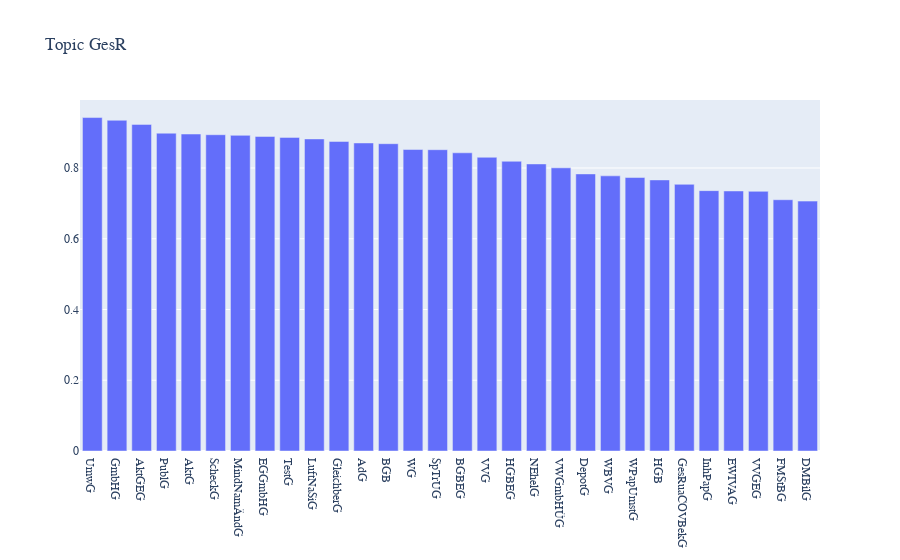
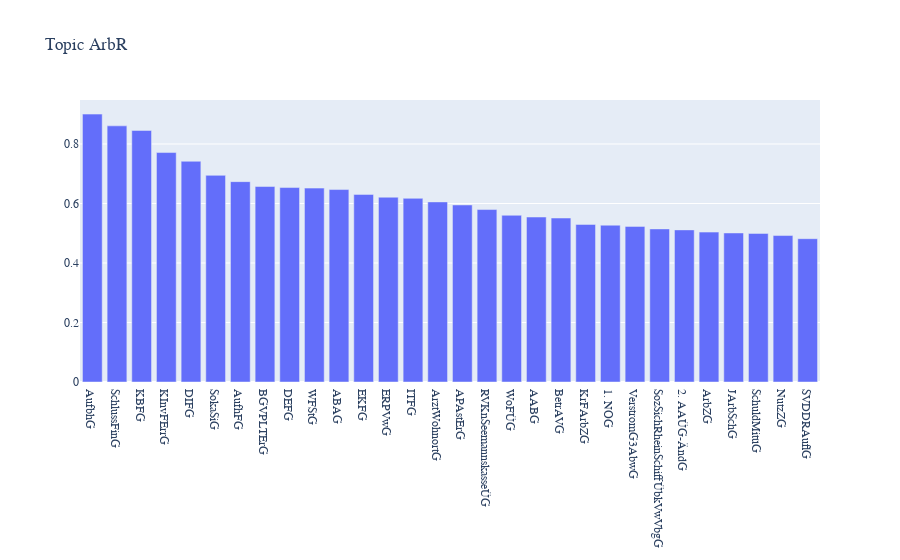
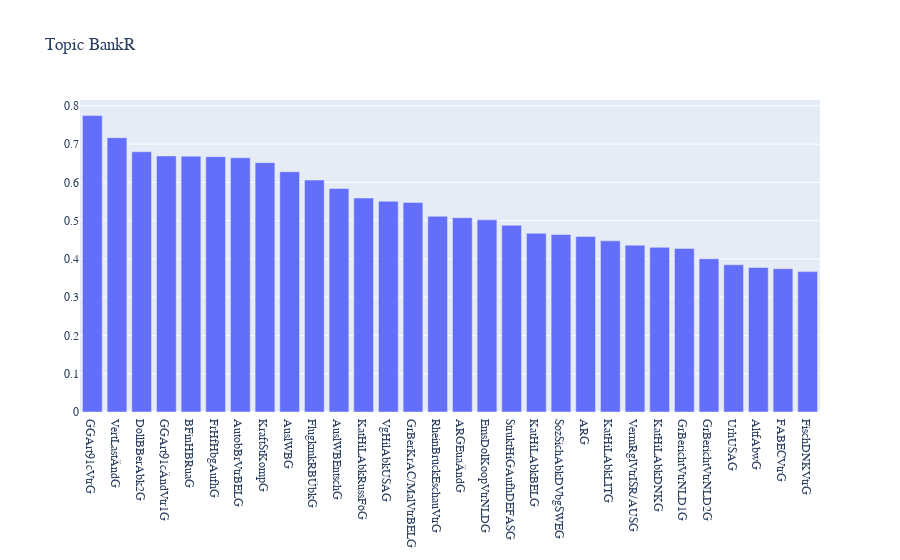

The cell these charts' notebook holds for them, in order:
### Code cell
plot_topic("GesR")
plot_topic("ArbR")
plot_topic("BankR")
plot_topic("UmweltR")
plot_topic("StrafR")
plot_topic("SteuerR")

### Figure 1 — Plotly figure (JSON) as saved in the notebook; plotly's stock layout.template omitted (floating-point values rounded to 4 significant figures)
{"data": [{"name": "GesR", "type": "bar", "x": ["UmwG", "GmbHG", "AktGEG", "PublG", "AktG", "ScheckG", "MindNamÄndG", "EGGmbHG", "TestG", "LuftNaSiG", "GleichberG", "AdG", "BGB", "WG", "SpTrUG", "BGBEG", "VVG", "HGBEG", "NEhelG", "VWGmbHÜG", "DepotG", "WBVG", "WPapUmstG", "HGB", "GesRuaCOVBekG", "InhPapG", "EWIVAG", "VVGEG", "FMStBG", "DMBilG"], "y": [0.9426, 0.9349, 0.9233, 0.8984, 0.896, 0.8941, 0.8923, 0.8892, 0.8865, 0.8822, 0.8751, 0.8708, 0.8687, 0.8522, 0.8518, 0.843, 0.8303, 0.819, 0.8115, 0.8005, 0.7833, 0.7778, 0.7731, 0.7663, 0.7538, 0.736, 0.735, 0.734, 0.7103, 0.7064]}], "layout": {"barmode": "stack", "font": {"family": "Arial"}, "title": {"text": "Topic GesR"}}}

### Figure 2 — Plotly figure (JSON) as saved in the notebook; plotly's stock layout.template omitted (floating-point values rounded to 4 significant figures)
{"data": [{"name": "ArbR", "type": "bar", "x": ["AufbhG", "SchlussFinG", "KBFG", "KInvFErrG", "DIFG", "SokaSiG", "AufhFG", "BGVPLTErG", "DEFG", "WFStG", "ABAG", "EKFG", "ERPVwG", "ITFG", "ArztWohnortG", "APAstErG", "RVKnSeemannskasseÜG", "WoFÜG", "AABG", "BetrAVG", "KrFArbZG", "1. NOG", "VerstromG3AbwG", "SozSichRheinSchiffÜbkVwVbgG", "2. AAÜG-ÄndG", "ArbZG", "JArbSchG", "SchuldMitüG", "NutzZG", "SVDDRAuflG"], "y": [0.9005, 0.861, 0.8456, 0.7713, 0.7419, 0.6946, 0.6735, 0.6571, 0.6536, 0.6517, 0.6469, 0.6306, 0.6211, 0.6174, 0.6054, 0.5951, 0.5797, 0.5604, 0.5545, 0.5512, 0.5297, 0.5271, 0.5231, 0.5146, 0.5113, 0.5039, 0.501, 0.4995, 0.4923, 0.4817]}], "layout": {"barmode": "stack", "font": {"family": "Arial"}, "title": {"text": "Topic ArbR"}}}

### Figure 3 — Plotly figure (JSON) as saved in the notebook; plotly's stock layout.template omitted (floating-point values rounded to 4 significant figures)
{"data": [{"name": "BankR", "type": "bar", "x": ["GGArt91cVtrG", "VertLastÄndG", "DollBBerAbk2G", "GGArt91cÄndVtr1G", "BFinHBRuaG", "FrHfHbgAufhG", "AutobBrVtrBELG", "KraftStKompG", "AuslWBG", "FlugkmkRBÜbkG", "AuslWBEntschG", "KatHiLAbkRussFöG", "VgHilAbkUSAG", "GrBerKrAC/MalVtrBELG", "RheinBrückEschauVtrG", "ARGEuaÄndG", "EmsDolKoopVtrNLDG", "StruktHiGAufhDEFASG", "KatHiLAbkBELG", "SozSichAbkDVbgSWEG", "ARG", "KatHiLAbkLITG", "VermRglVtrISR/AUSG", "KatHiLAbkDNKG", "GrBerichtVtrNLD1G", "GrBerichtVtrNLD2G", "UrhUSAG", "AltfAbwG", "FABECVtrG", "FischDNKVtrG"], "y": [0.7745, 0.7169, 0.68, 0.669, 0.6685, 0.6672, 0.6643, 0.6515, 0.6277, 0.6061, 0.5841, 0.5591, 0.5507, 0.5476, 0.5113, 0.5077, 0.5022, 0.4878, 0.4669, 0.4638, 0.4589, 0.4472, 0.4359, 0.4303, 0.4274, 0.4004, 0.3848, 0.3778, 0.3743, 0.3668]}], "layout": {"barmode": "stack", "font": {"family": "Arial"}, "title": {"text": "Topic BankR"}}}
